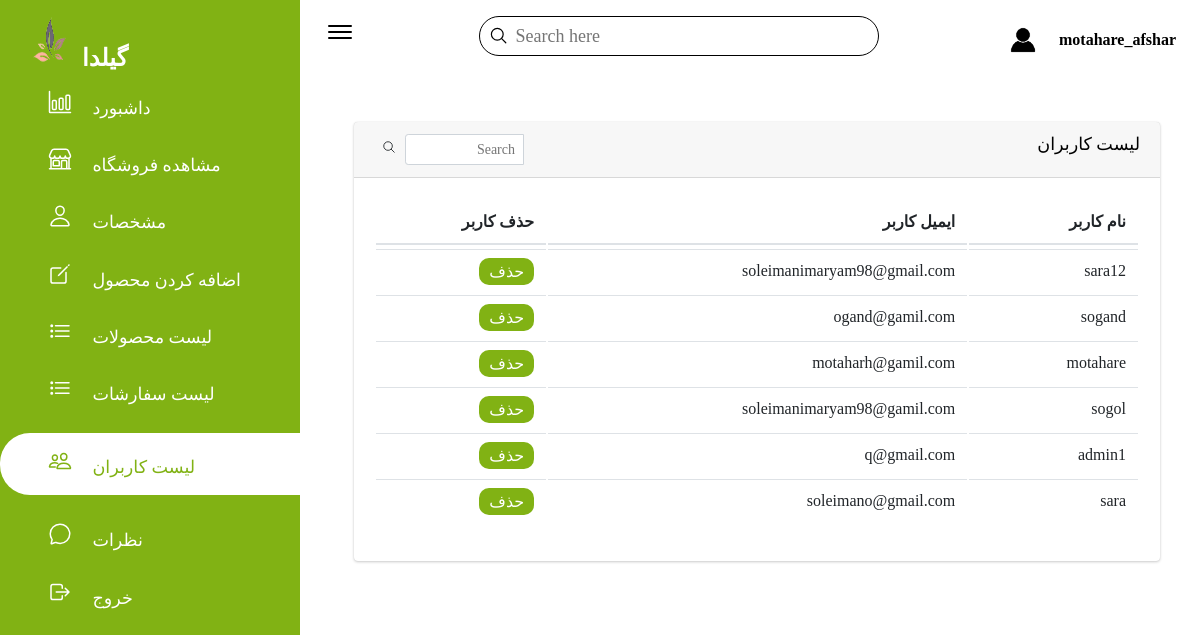
Page /admin/users.php (signed in) on the committed database.
### tables this page shows
CREATE TABLE `users` (
  `id` int(11) NOT NULL,
  `name1` varchar(50) NOT NULL,
  `display_name` text NOT NULL,
  `phone` text NOT NULL,
  `email` varchar(30) NOT NULL,
  `password` text NOT NULL
);

### admin/users.php (the view, shortened to what this page needs)
<?php  require_once
'../config/config.php';
?>
<?php
$name = $_SESSION['admin_login'];
$getUsername = mysqli_query($db, "SELECT * FROM admin WHERE name1='$name'");
$username = mysqli_fetch_array($getUsername);
?>
<!doctype html>
<html lang="en">
<head>
    <link rel="stylesheet" href="../css/styleadmin.css">
    <link href="../css/responsive.css" rel="stylesheet" />
</head>
<body>
<body class="users">
        <div class="sidebar">
            <div class="sidebar-brand">
                <h2><img  src="../images/icon.PNG" width="50px" height="50px"><span>گیلدا</span></h2>
            </div>
            <div class="sidebar-menu">
                <ul>
                    <li class="list">
                        <a href="adminPanel.php">
                            <span class="icon"><ion-icon name="bar-chart-outline"></ion-icon></span>
                            <span class="title">داشبورد</span>
                        </a>
                    </li>
                    <li class="list">
                        <a href="../index.php">
                            <span class="icon"><ion-icon name="storefront-outline"></ion-icon></span>
                            <span class="title">مشاهده فروشگاه</span>
                        </a>
                    </li>
                    <li class="list">
                        <a href="admin_about.php">
                            <span class="icon"><ion-icon name="person-outline"></ion-icon></span>
                            <span class="title">مشخصات</span>
                        </a>
                    </li>
                    <li class="list">
                        <a href="add_products.php">
                            <span class="icon"><ion-icon name="create-outline"></ion-icon></span>
                            <span class="title">اضافه کردن محصول</span>
                        </a>
                    </li>
                    <li class="list">
                        <a href="products.php">
                            <span class="icon"><ion-icon name="list-outline"></ion-icon></span>
                            <span class="title">لیست محصولات</span>
                        </a>
                    </li>
                    <li class="list">
                        <a href="orders.php">
                            <span class="icon"><ion-icon name="list-outline"></ion-icon></span>
                            <span class="title">لیست سفارشات</span>
                        </a>
                    </li>
                    <li class="list active">
                        <a href="users.php">
                            <span class="icon"><ion-icon name="people-outline"></ion-icon></span>
                            <span class="title">لیست کاربران</span>
                        </a>
                    </li>
                    <li class="list">
                        <a href="comments.php">
                            <span class="icon"><ion-icon name="chatbubble-outline"></ion-icon></span>
                            <span class="title">نظرات</span>
                        </a>
                    </li>
                    <li class="list">
                        <a href="../config/logOut.php">
                            <span class="icon"><ion-icon name="log-out-outline"></ion-icon></span>
                            <span class="title">خروج</span>
                        </a>
                    </li>
                </ul>
            </div>
        </div>
        <div class="main-content">
            <header>
                    <h1>
                        <label for="nav-toggle">
                            <span><ion-icon name="menu-outline"></ion-icon></span>
                        </label>
                    </h1>
                <div class="search-wrappar">
                    <label>
                        <span><ion-icon name="search-outline"></ion-icon></span>
                        <input type="Search" placeholder="Search here"/>
                    </label>
                </div>
                <div class="user-wrappar">
                    <img src="../images/usericon.png" width="40px" height="40px">
                    <div>
                        <h4>
                            <?php echo $username['display_name']?>
                        </h4>
                    </div>
                </div>
            </header>
            <main>
                <div class="content">
                    <div class="content-2">
                        <div class="row">
                            <div class="col-12">
                                <div class="card">
                                    <div class="card-header">
                                        <h3 class="card-title">لیست کاربران</h3>
                                        <div class="card-tools">
                                            <div class="input-group input-group-sm" style="width: 150px;">
                                                <input type="text" name="table_search" class="form-control float-right" placeholder="Search">
                                                <div class="input-group-append">
                                                    <button type="submit" class="btn btn-default"><ion-icon name="search-outline"></ion-icon</button>
                                                </div>
                                            </div>
                                        </div>
                                    </div>
                                    <div class="card-body table-responsive p-0">
                                        <table class="table table-hover">
                                            <thead>
                                                <tr>
                                                    <th>نام کاربر</th>
                                                    <th>ایمیل کاربر</th>
                                                    <th>حذف کاربر</th>
                                                </tr>
                                            </thead>
                                            <tbody>
                                                <tr>
                                                    <?php
                                                    $query = mysqli_query($db, "SELECT * FROM users ORDER BY id DESC");
                                                    while ($row = mysqli_fetch_array($query)) { ?>
                                                        <tr>
                                                            <td><?php echo $row['name1'] ?></td>
                                                            <td><?php echo $row['email'] ?></td>
                                                            <td><a class="btn" href="delete_user.php?id=<?php echo $row['id'] ?>">حذف</a></td>
                                                        </tr>
                                                    <?php } ?>
                                                </tr>
                                            </tbody>
                                        </table>
                                    </div>
                                </div>
                            </div>
                        </div>
                    </div>
                </div>
            </main>
        </div>
</body>
</html>

### rows in the picture
users: name1 "sara12", email "soleimanimaryam98@gmail.com"
users: name1 "sogand", email "ogand@gamil.com"
users: name1 "motahare", email "motaharh@gamil.com"
users: name1 "sogol", email "soleimanimaryam98@gamil.com"
users: name1 "admin1", email "q@gmail.com"
users: name1 "sara", email "soleimano@gmail.com"

### other values in the picture
$username['display_name'] "motahare_afshar"
